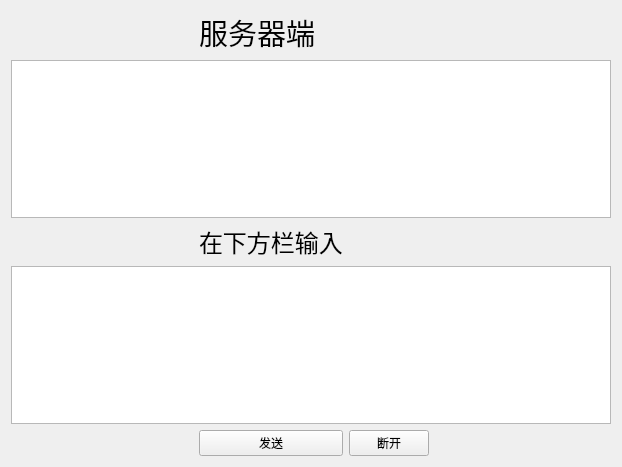
<?xml version="1.0" encoding="UTF-8"?>
<ui version="4.0">
 <class>Widget</class>
 <widget class="QWidget" name="Widget">
  <property name="geometry">
   <rect>
    <x>0</x>
    <y>0</y>
    <width>622</width>
    <height>467</height>
   </rect>
  </property>
  <property name="windowTitle">
   <string>Widget</string>
  </property>
  <layout class="QGridLayout" name="gridLayout">
   <item row="2" column="0" colspan="5">
    <widget class="QTextEdit" name="textEditRead">
     <property name="readOnly">
      <bool>true</bool>
     </property>
    </widget>
   </item>
   <item row="0" column="2">
    <widget class="QLabel" name="label">
     <property name="font">
      <font>
       <family>Arial</family>
       <pointsize>22</pointsize>
      </font>
     </property>
     <property name="text">
      <string>服务器端</string>
     </property>
    </widget>
   </item>
   <item row="5" column="0" colspan="5">
    <widget class="QTextEdit" name="textEditWrite"/>
   </item>
   <item row="3" column="0">
    <spacer name="verticalSpacer">
     <property name="orientation">
      <enum>Qt::Vertical</enum>
     </property>
     <property name="sizeHint" stdset="0">
      <size>
       <width>20</width>
       <height>33</height>
      </size>
     </property>
    </spacer>
   </item>
   <item row="6" column="3">
    <widget class="QPushButton" name="buttonclose">
     <property name="text">
      <string>断开</string>
     </property>
    </widget>
   </item>
   <item row="3" column="2">
    <widget class="QLabel" name="label_2">
     <property name="font">
      <font>
       <family>Agency FB</family>
       <pointsize>18</pointsize>
      </font>
     </property>
     <property name="text">
      <string>在下方栏输入</string>
     </property>
    </widget>
   </item>
   <item row="3" column="4">
    <spacer name="verticalSpacer_2">
     <property name="orientation">
      <enum>Qt::Vertical</enum>
     </property>
     <property name="sizeHint" stdset="0">
      <size>
       <width>20</width>
       <height>33</height>
      </size>
     </property>
    </spacer>
   </item>
   <item row="6" column="0">
    <spacer name="horizontalSpacer_2">
     <property name="orientation">
      <enum>Qt::Horizontal</enum>
     </property>
     <property name="sizeHint" stdset="0">
      <size>
       <width>146</width>
       <height>20</height>
      </size>
     </property>
    </spacer>
   </item>
   <item row="6" column="4">
    <spacer name="horizontalSpacer_3">
     <property name="orientation">
      <enum>Qt::Horizontal</enum>
     </property>
     <property name="sizeHint" stdset="0">
      <size>
       <width>147</width>
       <height>20</height>
      </size>
     </property>
    </spacer>
   </item>
   <item row="6" column="2">
    <widget class="QPushButton" name="buttonsend">
     <property name="text">
      <string>发送</string>
     </property>
    </widget>
   </item>
  </layout>
 </widget>
 <layoutdefault spacing="6" margin="11"/>
 <resources/>
 <connections/>
</ui>
